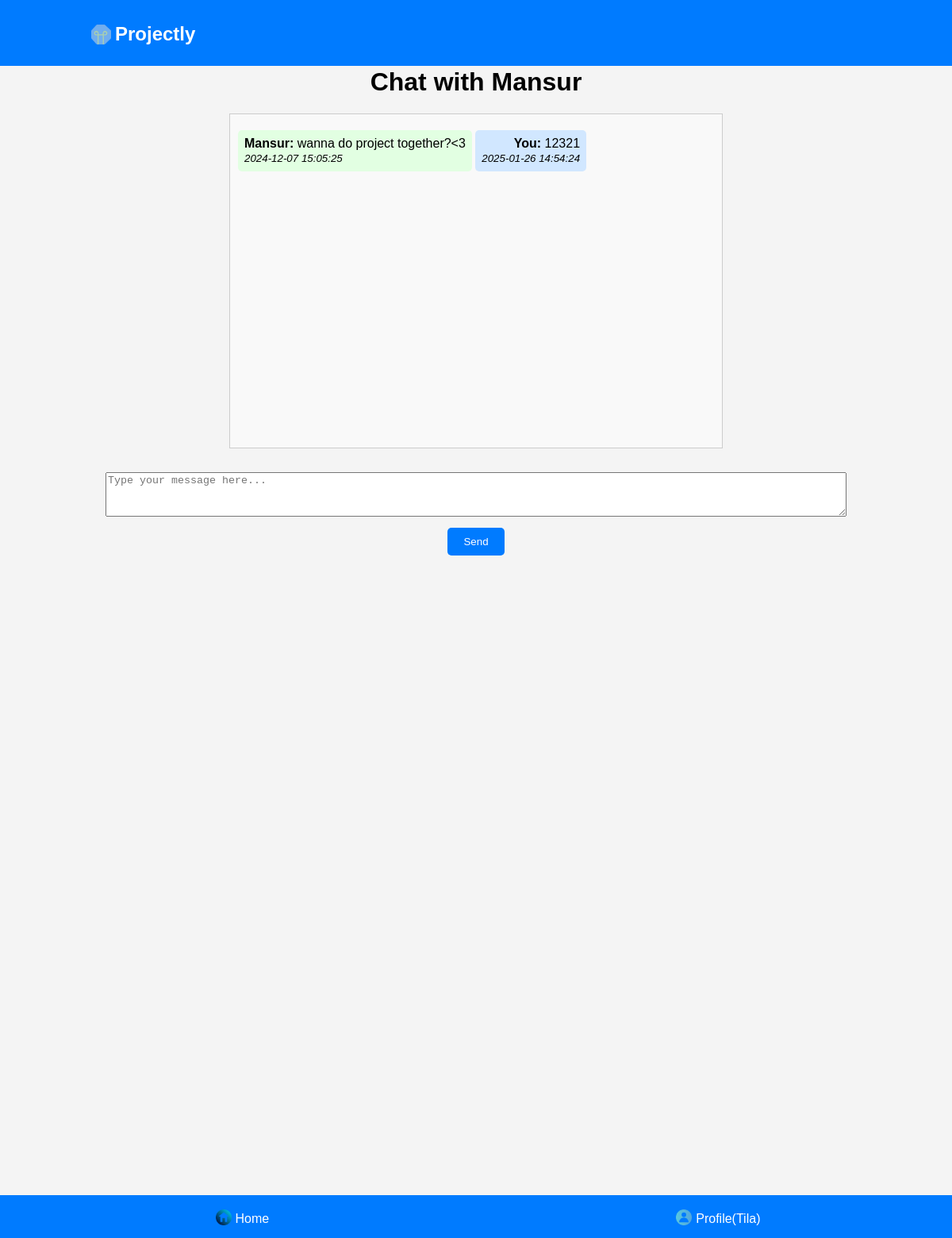
Page /chat.php?user_id=5 (signed in) on the committed database.
### tables this page shows
CREATE TABLE `userdata` (
  `id` int(11) NOT NULL,
  `username` varchar(45) NOT NULL,
  `password` varchar(45) NOT NULL
);

CREATE TABLE `messages` (
  `id` int(11) NOT NULL,
  `sender_id` int(11) NOT NULL,
  `receiver_id` int(11) NOT NULL,
  `message` text NOT NULL,
  `timestamp` datetime DEFAULT CURRENT_TIMESTAMP
);

### chat.php (the view, shortened to what this page needs)
<?php
include 'C:/MAMP/htdocs/database/db_connect.php';
$loggedInUserId = $_SESSION['id'];
$chatWithId = isset($_GET['user_id']) ? intval($_GET['user_id']) : 0;
$stmt = $conn->prepare("SELECT username FROM userdata WHERE id = ?");
$stmt->bind_param("i", $chatWithId);
$stmt->execute();
$stmt->bind_result($chatWithUsername);
$stmt = $conn->prepare("
    SELECT sender_id, message, timestamp
    FROM messages
    WHERE (sender_id = ? AND receiver_id = ?) OR (sender_id = ? AND receiver_id = ?)
    ORDER BY timestamp ASC
");
$stmt->bind_param("iiii", $loggedInUserId, $chatWithId, $chatWithId, $loggedInUserId);
$stmt->execute();
$result = $stmt->get_result();
$messages = $result->fetch_all(MYSQLI_ASSOC);
?>
<!DOCTYPE html>
<html lang="en">
<head>
<link rel="stylesheet" href="styles.css" />
</head>
<body>
<div class="header" style=" margin:-20px;">
        <h1><img src="Pictures/Projectly.png" alt="projectly icon" style="width:35px; margin-bottom:-10px;">Projectly</h1>
    </div>
    <h1>Chat with <?= htmlspecialchars($chatWithUsername); ?></h1>
    <div class="chat-box">
        <?php if (count($messages) > 0): ?>
            <?php foreach ($messages as $msg): ?>
                <div class="message <?= $msg['sender_id'] == $loggedInUserId ? 'sent' : 'received'; ?>">
                    <strong><?= $msg['sender_id'] == $loggedInUserId ? 'You' : htmlspecialchars($chatWithUsername); ?>:</strong>
                    <?= htmlspecialchars($msg['message']); ?>
                    <br>
                    <small><em><?= $msg['timestamp']; ?></em></small>
                </div>
            <?php endforeach; ?>
        <?php else: ?>
            <p>No messages yet. Start the conversation!</p>
        <?php endif; ?>
    </div>
    <form method="POST" action="">
        <textarea name="message" placeholder="Type your message here..." required></textarea>
        <br>
        <button type="submit">Send</button>
    </form>
    <div class="footer-nav" style=" margin-left: -20px;">
        <a href="index.php"><img src="pictures/home-icon.png" alt="Home Icon" class="home-icon" style="">Home</a>
        <?php if (isset($_SESSION['username'])): ?>
            <a href="profile.php"><img src="pictures/profile-icon.png" alt="Profile Icon" class="profile-icon">Profile(<?php echo htmlspecialchars($_SESSION['username']); ?>)</a>
        <?php else: ?>
            <a href="login.php"><img src="pictures/profile-icon.png" alt="Profile Icon" class="profile-icon">Profile</a>
        <?php endif; ?>
    </div>
</body>
</html>

### styles.css (style rules this page uses)
body { min-height: 190vh; display: flex; flex-direction: column; }
.profile-icon, .create-icon, .home-icon { max-width: 20px; max-height: 20px; margin-right: 5px; width: auto; height: auto; position: relative; top: 3px; }
body { font-family: Arial, sans-serif; margin: 0; padding: 0; background-color: #f4f4f4; padding-bottom: 50px; }
.header { background-image: url('project.jpeg'); background-size: cover; background-position: center; background-color: #007bff; background-blend-mode: multiply; display: flex; justify-content: space-between; align-items: center; padding: 10px; background-color: #007bff; color: white; text-decoration: none; }
.header h1 { font-size: 24px; text-decoration: none; margin-left: 100px; }
.footer-nav { background-image: url('project.jpeg'); background-size: cover; background-color: #007bff; background-blend-mode: multiply; display: flex; justify-content: space-around; padding: 15px; background-color: #007bff; position: fixed; bottom: 0; width: 100%; color: white; }
.footer-nav a { color: white; text-decoration: none; }

### chat.php (style rules this page uses)
body { font-family: Arial, sans-serif; margin: 20px; padding: 0; text-align: center; }
.chat-box { width: 100%; max-width: 600px; margin: 0 auto; height: 400px; overflow-y: auto; border: 1px solid #ccc; padding: 10px; text-align: left; background: #f9f9f9; }
.message { margin: 10px 0; padding: 8px; border-radius: 5px; display: inline-block; }
.sent { background-color: #d1e7ff; text-align: right; }
.received { background-color: #e2ffe2; }
form { margin-top: 20px; }
textarea { width: 80%; height: 50px; margin: 10px 0; }
button { padding: 10px 20px; background-color: #007bff; color: #fff; border: none; border-radius: 5px; cursor: pointer; }

### rows in the picture
userdata: username "Mansur"
messages: sender.username "Mansur", message "wanna do project together?<3", timestamp "2024-12-07 15:05:25"
messages: shows "You", message "12321", timestamp "2025-01-26 14:54:24"

### other values in the picture
$_SESSION['username'] "Tila"
